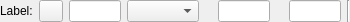
<ui version="4.0" >
 <class>QG_DimOptions</class>
 <widget class="QWidget" name="QG_DimOptions" >
  <property name="geometry" >
   <rect>
    <x>0</x>
    <y>0</y>
    <width>350</width>
    <height>22</height>
   </rect>
  </property>
  <property name="sizePolicy" >
   <sizepolicy vsizetype="Preferred" hsizetype="Minimum" >
    <horstretch>0</horstretch>
    <verstretch>0</verstretch>
   </sizepolicy>
  </property>
  <property name="minimumSize" >
   <size>
    <width>350</width>
    <height>22</height>
   </size>
  </property>
  <property name="maximumSize" >
   <size>
    <width>400</width>
    <height>22</height>
   </size>
  </property>
  <layout class="QHBoxLayout" >
   <property name="spacing" >
    <number>6</number>
   </property>
   <property name="leftMargin" >
    <number>0</number>
   </property>
   <property name="topMargin" >
    <number>0</number>
   </property>
   <property name="rightMargin" >
    <number>0</number>
   </property>
   <property name="bottomMargin" >
    <number>0</number>
   </property>
   <item>
    <widget class="QLabel" name="lLabel" >
     <property name="sizePolicy" >
      <sizepolicy vsizetype="Fixed" hsizetype="Fixed" >
       <horstretch>0</horstretch>
       <verstretch>0</verstretch>
      </sizepolicy>
     </property>
     <property name="frameShape" >
      <enum>QFrame::NoFrame</enum>
     </property>
     <property name="frameShadow" >
      <enum>QFrame::Plain</enum>
     </property>
     <property name="text" >
      <string>Label:</string>
     </property>
    </widget>
   </item>
   <item>
    <widget class="QToolButton" name="bDiameter" >
     <property name="sizePolicy" >
      <sizepolicy vsizetype="Fixed" hsizetype="Minimum" >
       <horstretch>0</horstretch>
       <verstretch>0</verstretch>
      </sizepolicy>
     </property>
     <property name="toolTip" >
      <string>Toggle diameter sign</string>
     </property>
     <property name="text" >
      <string/>
     </property>
     <property name="icon" >
      <iconset resource="../../qcadguiqt.qrc" >:/qcad/images/char_diameter.png</iconset>
     </property>
     <property name="checkable" >
      <bool>true</bool>
     </property>
    </widget>
   </item>
   <item>
    <widget class="QLineEdit" name="leLabel" >
     <property name="sizePolicy" >
      <sizepolicy vsizetype="Fixed" hsizetype="Preferred" >
       <horstretch>0</horstretch>
       <verstretch>0</verstretch>
      </sizepolicy>
     </property>
     <property name="toolTip" >
      <string>Enter fixed label or leave empty for automatic label</string>
     </property>
    </widget>
   </item>
   <item>
    <widget class="QComboBox" name="cbSymbol" >
     <property name="toolTip" >
      <string>Insert symbol in label</string>
     </property>
    </widget>
   </item>
   <item>
    <widget class="QLabel" name="lTol1" >
     <property name="text" >
      <string/>
     </property>
     <property name="pixmap" >
      <pixmap resource="../../qcadguiqt.qrc" >:/qcad/images/tolerance1.png</pixmap>
     </property>
    </widget>
   </item>
   <item>
    <widget class="QLineEdit" name="leTol1" >
     <property name="sizePolicy" >
      <sizepolicy vsizetype="Fixed" hsizetype="Preferred" >
       <horstretch>0</horstretch>
       <verstretch>0</verstretch>
      </sizepolicy>
     </property>
     <property name="toolTip" >
      <string>Upper tolerance</string>
     </property>
    </widget>
   </item>
   <item>
    <widget class="QLabel" name="lTol2" >
     <property name="text" >
      <string/>
     </property>
     <property name="pixmap" >
      <pixmap resource="../../qcadguiqt.qrc" >:/qcad/images/tolerance2.png</pixmap>
     </property>
    </widget>
   </item>
   <item>
    <widget class="QLineEdit" name="leTol2" >
     <property name="sizePolicy" >
      <sizepolicy vsizetype="Fixed" hsizetype="Preferred" >
       <horstretch>0</horstretch>
       <verstretch>0</verstretch>
      </sizepolicy>
     </property>
     <property name="toolTip" >
      <string>Lower tolerance</string>
     </property>
    </widget>
   </item>
   <item>
    <widget class="Line" name="sep1" >
     <property name="sizePolicy" >
      <sizepolicy vsizetype="Minimum" hsizetype="Fixed" >
       <horstretch>0</horstretch>
       <verstretch>0</verstretch>
      </sizepolicy>
     </property>
     <property name="frameShape" >
      <enum>QFrame::VLine</enum>
     </property>
     <property name="frameShadow" >
      <enum>QFrame::Sunken</enum>
     </property>
     <property name="orientation" >
      <enum>Qt::Vertical</enum>
     </property>
    </widget>
   </item>
  </layout>
 </widget>
 <resources>
  <include location="../../qcadguiqt.qrc" />
 </resources>
 <connections/>
</ui>
